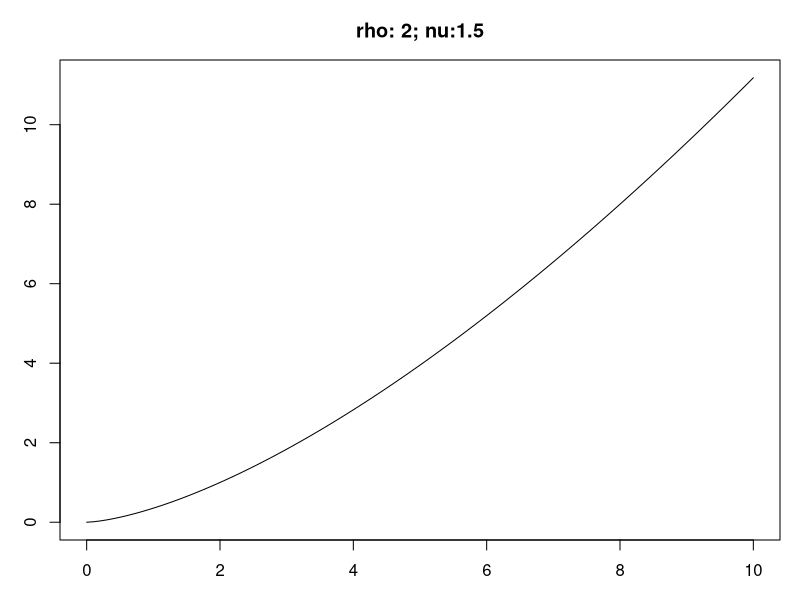
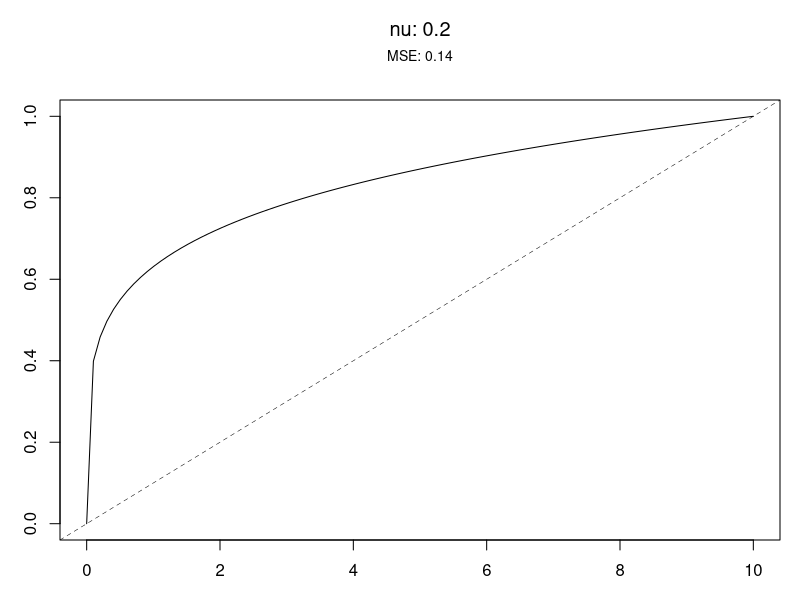
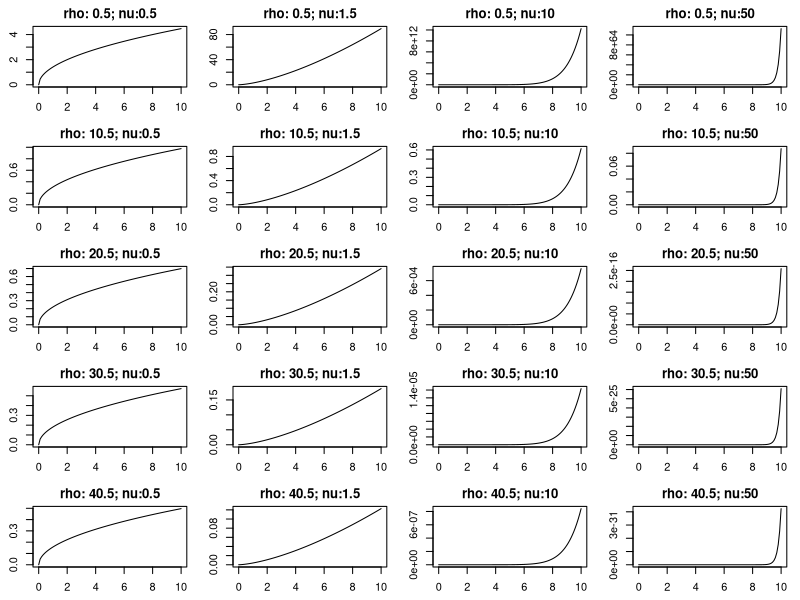
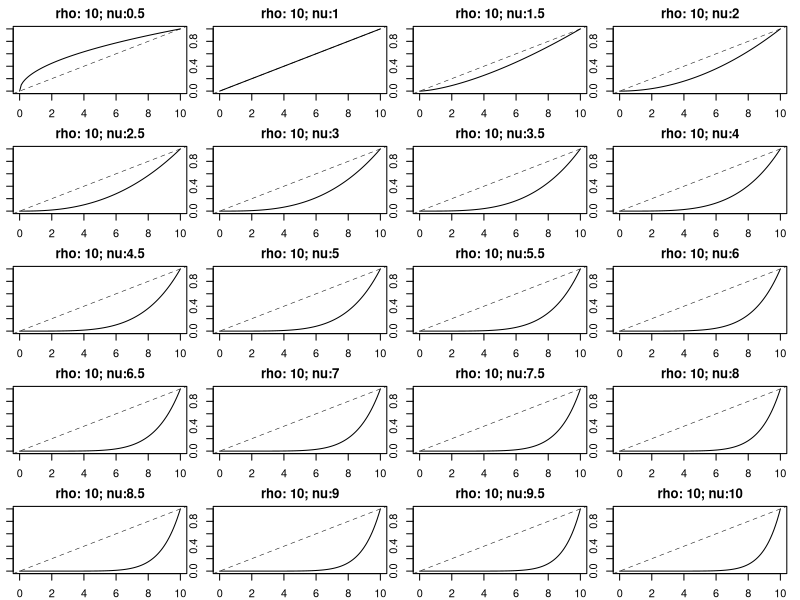
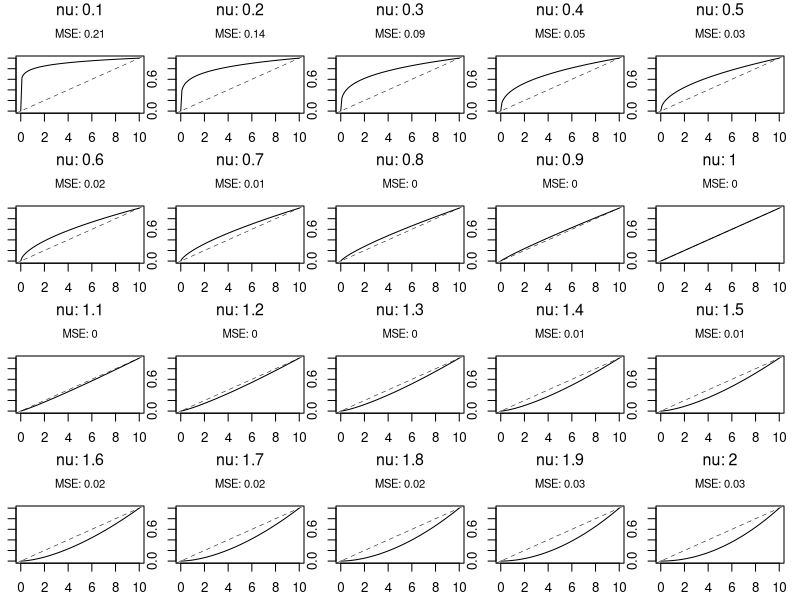

Here is the R script that generated these plots, in order:
#=========================
# Investigate (d/rho)^nu
#=========================

# Reason: 
  # Matern function is a product of 3 parts:
    # sigma2 * constant
    # (d / rho)^nu
    # K_v(d / rho) : done.

#--------
# Settings
#--------
image.path <- "./Image/"



d <- seq(0, 10, length.out = 100)

plot_Middle <- function(rho, nu) {
  m <- (d / rho)^nu
  plot(d, m, type = "l", main = paste0("rho: ", rho, "; nu:", nu),
       cex = 0.5)
}


#----------------------------
# Plot for fixed rho and nu
#----------------------------
rho = 2
nu = 3/2

par(mfrow = c(1, 1), mar = c(3, 3, 3, 1))
plot_Middle(rho = rho, nu = nu)


#----------------------
# different rho and nu
#----------------------
png(paste0(image.path, "Middel_part_different_rho_nu.png"),
           width = 8, height = 7, units = "in", res = 300)

Rho <- seq(0.5, 50, by = 10) # 0.5 10.5 20.5 30.5 40.5
Nu <- c(0.5, 1.5, 10, 50) 
length(Rho) # [1] 5
length(Nu) # [1] 4

par(mfrow = c(5, 4), mar = c(2.5, 2.5, 2, 1))

for (rho in Rho) {
  for (nu in Nu) {
    
    plot_Middle(rho = rho, nu = nu)
  }
}

dev.off()


#-----------
# Conclusions
#-----------

# large scale range parameter rho does not have significant effect
  # on the values of the middel part

# when nu is small, the middel part is approximately linear
# when nu is large, the middel part becomes exponentially increase



# Q: when is the nu value that will drive a 
  # significant change to the shape of the middel part
  # from approximate linear to exponentially increase?



#----------------------
# what nu value will change the middle part value from linear to expoential?
#----------------------
Rho <- seq(0.5, 50, by = 10) # 0.5 10.5 20.5 30.5 40.5


png(paste0(image.path, "Mid_part_nu_vs_line.png"), 
           width = 8, height = 7, units = "in", res = 300)

Nu <- seq(0.5, 10, by = 0.5) 
length(Rho) # [1] 5
length(Nu) # [1] 20

par(mfrow = c(5, 4), mar = c(2, 1, 2, 1))

rho = 10
for (nu in Nu) {
  plot_Middle(rho = rho, nu = nu)
  abline(a = 0, b = 0.1, lty = 2, lwd = 0.5)
  
  }

dev.off()

#----------
# Conclusion
#----------

# when nu in c(0.5, 1.5), the middle part curve
  # approximates a linear line y = 0.1x


#-----------------------------------------
# Q: is c(0.5, 1.5) the ideal range for nu?
#-----------------------------------------
png(paste0(image.path, "nu_0.1-2_mse.png"), 
    width = 8, height = 7, units = "in", res = 300)

Nu <- seq(0.1, 2, by = 0.1) 
length(Nu) # [1] 20

par(mfrow = c(5, 4), mar = c(2, 1, 2, 1))

plot_Middle_mse <- function(rho, nu) {
  d <- seq(0, 10, length.out = 100)
  
  M_vals <- (d / rho)^nu
  L_vals <- 0.1 * d
  MSE <- sum((M_vals - L_vals)^2) / length(d)
  
  plot(d, M_vals, type = "l", 
       main = bquote(atop("nu:"~ .(nu),
                          atop("MSE:" ~ .(round(MSE, 2))))),
       cex = 0.5)
  abline(a = 0, b = 0.1, lty = 2, lwd = 0.5)
}


par(mfrow = c(4, 5), mar = c(2.3, 1, 3.5, 1), cex = 0.8)
for (nu in Nu) {
  plot_Middle_mse(rho = 10, nu = nu)
}

dev.off()

#-----------
# Conclusion
#-----------

# When nu is with (0.7, 1.5), MSE is <= 0.1
# the middle part is approximately to a linear line
  # of y = 0.1 x













rho = 10
nu = 0.1
d <- seq(0, 10, length.out = 100)
0.1 * d

M_vals <- (d / rho)^nu
L_vals <- 0.1 * d
sum((M_vals - L_vals)^2) / length(d)

par(mfrow = c(1, 1), mar = c(3, 3, 5, 1))
plot_Middle_mse(rho = 10, nu = 0.2)
